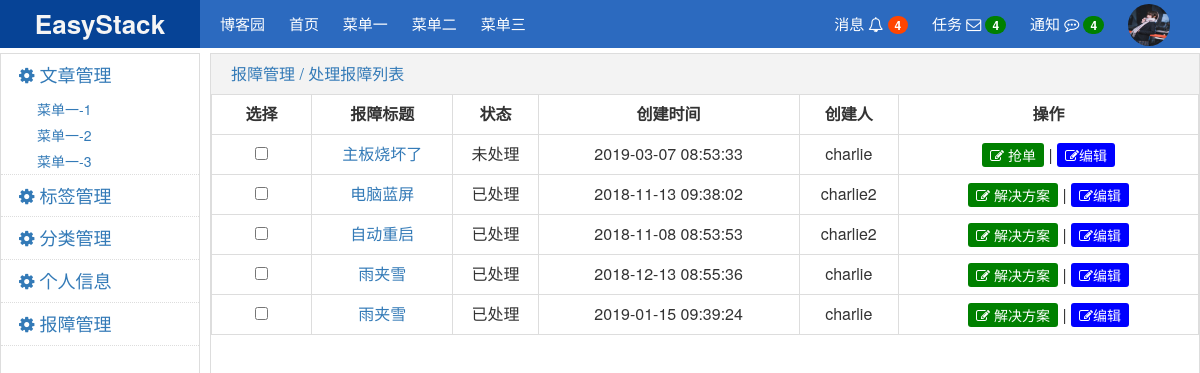
Page /backend/trouble-kill-list.html (signed in) on the committed database.
### repository/models.py (models this page shows, shortened)
class Trouble(models.Model):
    title = models.CharField(max_length=32)
    detail = models.TextField()
    user = models.ForeignKey('UserInfo',on_delete=models.CASCADE,related_name='u')
    ctime = models.DateTimeField()
    status_choices = (
        (1,'未处理'),
        (2,'处理中'),
        (3,'已处理'),
    )
    status = models.IntegerField(choices=status_choices,default=1)
    processer = models.ForeignKey('UserInfo',on_delete=models.CASCADE,related_name='p',null=True,blank=True)
    solution = models.TextField(null=True)
    ptime = models.DateTimeField(null=True)
    evaluate_choices = (
        (1, '不满意'),
        (2, '一般'),
        (3, '满意'),
    )
    evaluate = models.IntegerField(choices=evaluate_choices, default=2,null=True)
    class Meta:
        verbose_name_plural = '报障单'

class UserInfo(models.Model):
    username = models.CharField(max_length=32,verbose_name='用户名')
    pwd = models.CharField(max_length=32,verbose_name='密码')
    email = models.EmailField(max_length=32)
    fans = models.ManyToManyField('UserInfo',related_name='star', verbose_name='粉丝')
    class Meta:
        verbose_name_plural = '用户信息'

### backend/views/trouble.py (the view)
def trouble_kill_list(request):
    current_user = request.session.get('username')
    user_obj = UserInfo.objects.filter(username=current_user).first()
    current_user_id = user_obj.id
    result = Trouble.objects.filter(Q(processer_id=current_user_id)|Q(status=1)).order_by('status')
    return render(request,'backend_trouble_kill_list.html',{'result':result})

### templates/backend_trouble_kill_list.html
{% extends 'backend_layout.html' %}
{% block contents %}
    <div class="content-title">
        报障管理 / 处理报障列表
    </div>
    <div class="type-table">
        <table border="1">
            <thead>
                <tr>
                    <th style="text-align: center;width: 100px;">选择</th>
                    <th style="text-align: center;">报障标题</th>
                    <th style="text-align: center;">状态</th>
                    <th style="text-align: center;">创建时间</th>
                    <th style="text-align: center;">创建人</th>
                    <th style="text-align: center;width: 300px;">操作</th>
                </tr>
            </thead>
            <tbody>
                {% for item in result %}
                    <tr>
                        <td><input type="checkbox"/></td>
                        <td><a href="/backend/trouble-edit-{{ item.id }}.html">{{ item.title }}</a></td>
                        <td>{{ item.get_status_display }}</td>
                        <td>{{ item.ctime|date:"Y-m-d H:i:s" }}</td>
                        <td>{{ item.user.username }}</td>
                        <td>
                            <a href="/backend/trouble-kill-{{ item.id }}.html" class="edit" style="background-color: green;">
                                <i class="fa fa-pencil-square-o" aria-hidden="true"></i>
                                {% if item.status == 1 %}
                                    抢单
                                {% elif item.status == 2 %}
                                    处理订单
                                {% else %}
                                    解决方案
                                {% endif %}
                            </a>
                            |
                            <a href="#" class="edit"><i class="fa fa-pencil-square-o" aria-hidden="true"></i>编辑</a>
                        </td>
                    </tr>
                {% endfor %}
            </tbody>
        </table>
    </div>
{% endblock %}

### static/css/backend.css (style rules this page uses)
body { margin: 0; }
.contents .content-title { height: 40px; background-color: #f3f3f3; font-size: 16px; line-height: 40px; padding-left: 20px; color: #337ab7; }
.pg-body .contents .type-table table { text-align: center; width: 100%; font-size: 16px; border: 1px solid #DDDDDD; }
.contents .type-table table th,.contents .type-table table td { height: 40px; }
.contents .type-table table a.edit { color: white; font-size: 14px; background-color: blue; display: inline-block; padding: 2px 8px; border-radius: 3px; }

### rows in the picture
Trouble: title "主板烧坏了", status "未处理", ctime "2019-03-07 08:53:33", user.username "charlie", shows "抢单"
Trouble: title "电脑蓝屏", status "已处理", ctime "2018-11-13 09:38:02", user.username "charlie2", shows "解决方案"
Trouble: title "自动重启", status "已处理", ctime "2018-11-08 08:53:53", user.username "charlie2", shows "解决方案"
Trouble: title "雨夹雪", status "已处理", ctime "2018-12-13 08:55:36", user.username "charlie", shows "解决方案"
Trouble: title "雨夹雪", status "已处理", ctime "2019-01-15 09:39:24", user.username "charlie", shows "解决方案"
